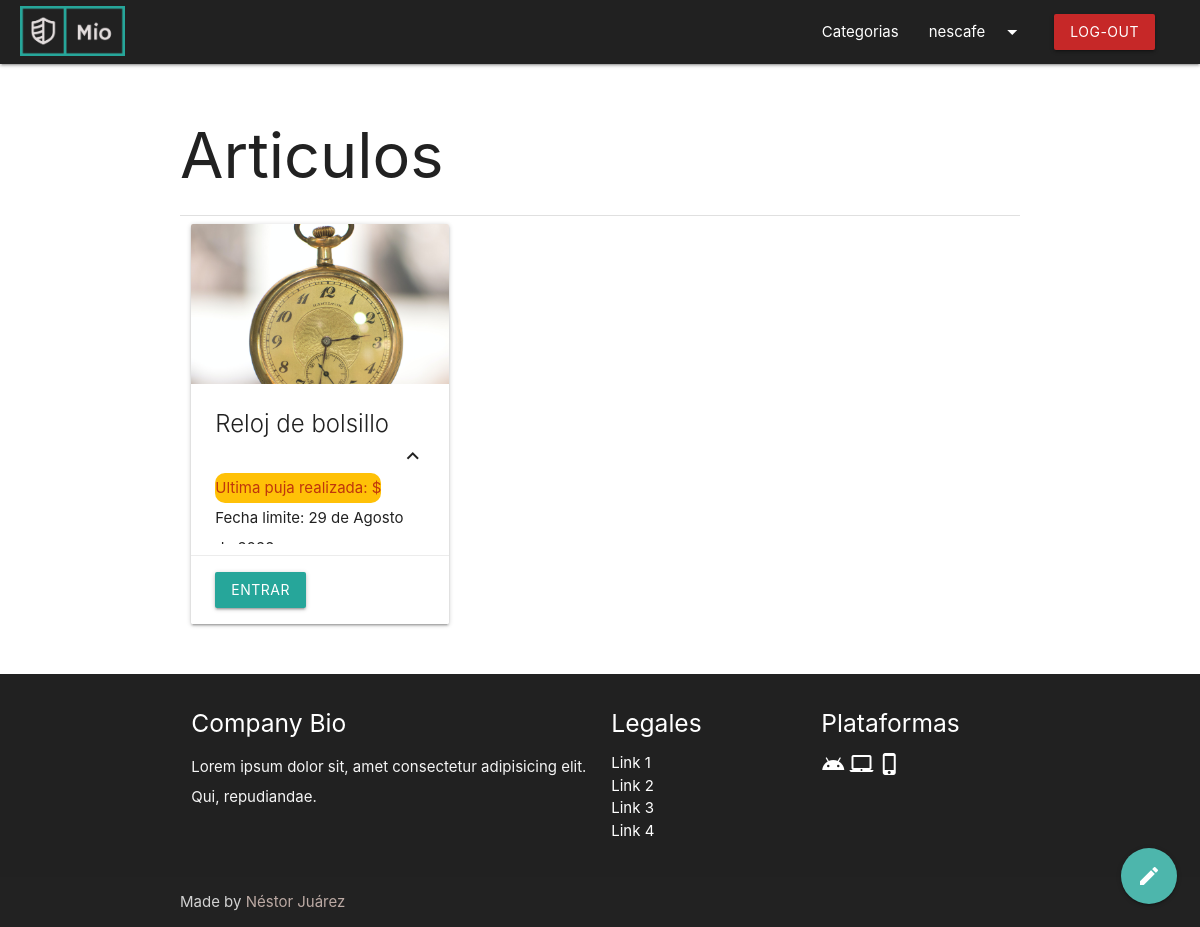
Screenshot of /categorias/Relojes/ (signed in) with the database file from the repository.
### subasta_app/models.py (models this page shows, shortened)
class Articulo(models.Model):
    user = models.ForeignKey(User, on_delete=models.CASCADE)
    categoria = models.ForeignKey(Categoria, on_delete=models.CASCADE)
    nombre =models.CharField( max_length=80, null=False, blank=False)
    slug = AutoSlugField(max_length=80, unique=True, populate_from="nombre")
    descripcion = models.CharField(max_length=240, null=False, blank=False)
    precio_minimo = models.IntegerField(null=True, blank=True)
    imagen =  models.ImageField(upload_to='articulos_images', null=True)

class Subasta(models.Model):
    articulo = models.OneToOneField(Articulo, on_delete=models.CASCADE)
    user_ganador = models.ForeignKey(User, on_delete=models.CASCADE)
    precio_ganador = models.IntegerField(null=True, blank=True)
    is_active = models.BooleanField(default=True, null=False, blank=False)
    fecha_limite = models.DateField(null=False, blank=False)

### subasta_app/views.py (the view)
# urls.py: path("categorias/<str:categoria_nombre>/", views.articulos_categoria),                     #Pagina de los articulos de categoria
@login_required()
def articulos_categoria(request, categoria_nombre):
    categoria = Categoria.objects.filter(nombre=categoria_nombre)
    articulos = Articulo.objects.all()
    publicaciones = Publicacion.objects.all()
    return render(request, "./subastas_app/articulos.html",
    {
        'articulos': articulos,
        'categoria': categoria,
        'publicaciones': publicaciones
    })

### subasta_app/templates/subastas_app/articulos.html (shortened to what this page needs)
{% extends 'subastas_app/index.html' %}
    {% block content %}
    <div class="container section">
        <h1>Articulos</h1>
        <div class="row">
            <div class="divider"></div>
            {% for categoria_info in categoria %}
            {% for articulo_info in  articulos%}
            {% if articulo_info.categoria_id == categoria_info.id and  articulo_info.publicacion.is_active == 1 %}
            <div class="col s12 m6 l4">
                <div class="card medium">
                    <div class="card-image waves-effect waves-block waves-light">
                        <img class="activator responsive-img" id="card-image" src="{{ articulo_info.imagen.url }}">
                    </div>
                    <div class=" card-content">
                        <span class="card-title activator grey-text text-darken-4">  {{ articulo_info.nombre }}
                            <i class="material-icons right">keyboard_arrow_up</i>
                        </span>
                        <div class="section_precios">
                            <p class="info_precios amber deep-orange-text text-darken-4">Ultima puja realizada: $ {{ articulo_info.puja.precio }}</p>
                            <p class="">Fecha limite: {{ articulo_info.subasta.fecha_limite  }}</p>
                        </div>
                    </div>
                    <div class="card-action">
                        <a class="waves-effect waves-light btn" href="/subasta/{{ articulo_info.id }}">Entrar</a>
                    </div>
                </div>
            </div>
            {% endif %}
            {% endfor %}
            {% endfor %}
        </div>
    </div>
    {% if user.is_authenticated %}
    <div class="fixed-action-btn">
        <a class="btn-floating btn-large teal lighten-2">
            <i class="large material-icons">mode_edit</i>
        </a>
    </div>
    {% endif %}
    {% endblock %}

### subasta_app/templates/subastas_app/index.html (shortened to what this page needs)
{% load static %}
<!DOCTYPE html>
<html lang="es">
<head>
  {% block css %}
  <link rel="stylesheet" href="https://cdnjs.cloudflare.com/ajax/libs/materialize/1.0.0/css/materialize.min.css">
  <link href="{% static '/subastas_app/css/style.css'%} " type="text/css" rel="stylesheet" media="screen,projection" />
  {% endblock %}
</head>
<body>
  {% block header %}
    <nav role="navigation container">
      <div class="nav-wrapper">
        <a id="logo-container" href="/" class="brand-logo">
          <img src="{% static '/subastas_app//images/logo_small.png' %} " alt="" class="logo">
        </a>
        <ul class="right hide-on-med-and-down">
          <li><a href="/categorias/">Categorias</a></li>
          {% if user.is_authenticated %}
          <li><a class="dropdown-trigger" href="#!" data-target="dropdown1">{{request.user}}<i
                class="material-icons right">arrow_drop_down</i></a></li>
          <li><a class="waves-effect waves-light btn  red darken-3" href="/logout/">Log-out</a></li>
          {% else %}
          <li><a href="/registro/">Registro</a></li>
          <li><a class="waves-effect waves-light btn" href="/login/">Login</a></li>
          {% endif %}
        </ul>
      </div>
    </nav>
    {% endblock %}
    {% block content %}{% endblock %}
    {% block footer %}
    <footer class="page-footer grey darken-4" id="footer">
      <div class="container">
        <div class="row">
          <div class="col l6 s12">
            <h5 class="white-text">Company Bio</h5>
            <p class="grey-text text-lighten-4">Lorem ipsum dolor sit, amet consectetur adipisicing elit. Qui,
              repudiandae.</p>
          </div>
          <div class="col l3 s12">
            <h5 class="white-text">Legales</h5>
            <ul>
              <li><a class="white-text" href="#!">Link 1</a></li>
              <li><a class="white-text" href="#!">Link 2</a></li>
              <li><a class="white-text" href="#!">Link 3</a></li>
              <li><a class="white-text" href="#!">Link 4</a></li>
            </ul>
          </div>
          <div class="col l3 s12">
            <h5 class="white-text">Plataformas</h5>
            <ul>
              <li>
                <a class="material-icons white-text" href="">android</a>
                <a class="material-icons white-text" href="">laptop_mac</a>
                <a class="material-icons white-text" href="">phone_iphone</a>
              </li>
            </ul>
          </div>
        </div>
      </div>
      <div class="footer-copyright">
        <div class="container">
          Made by <a class="brown-text text-lighten-3" href="http://nestorjuarezr.github.io" target="blank">Néstor
            Juárez</a>
        </div>
      </div>
    </footer>
    {% endblock %}
</body>
</html>

### subasta_app/static/subastas_app/css/style.css (style rules this page uses)
nav { background-color: #212121; }
.logo { height: 50px; padding-left: 20px; margin-top: 6px; }
p { line-height: 2rem; }
#card-image { height: 160px; object-fit: cover; }
.section_precios { padding-top: 25px; }
.info_precios { border-radius: 10px; width: fit-content ; }
footer.page-footer { margin: 0; }

### rows the page displays
Articulo: imagen (picture), nombre "Reloj de bolsillo", subasta.fecha_limite "29 de Agosto…"

### other values shown
{{ request.user }} "nescafe"
